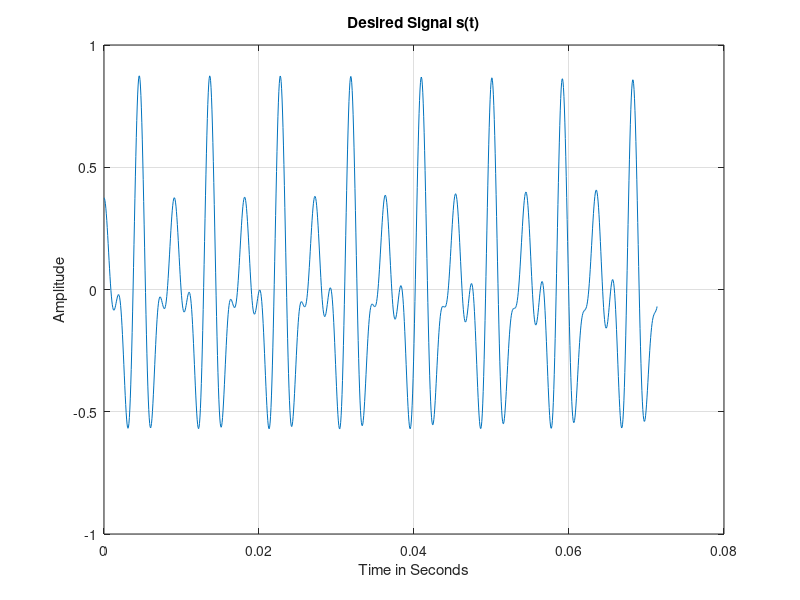
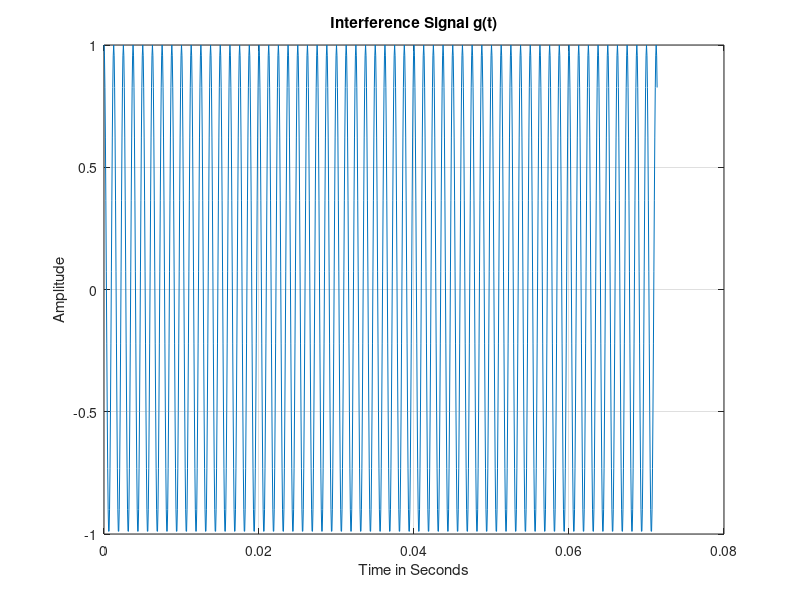
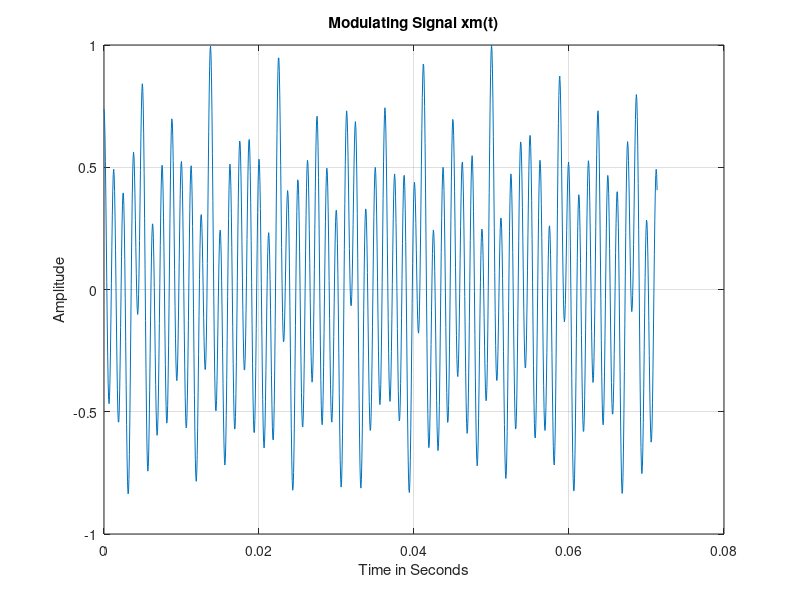
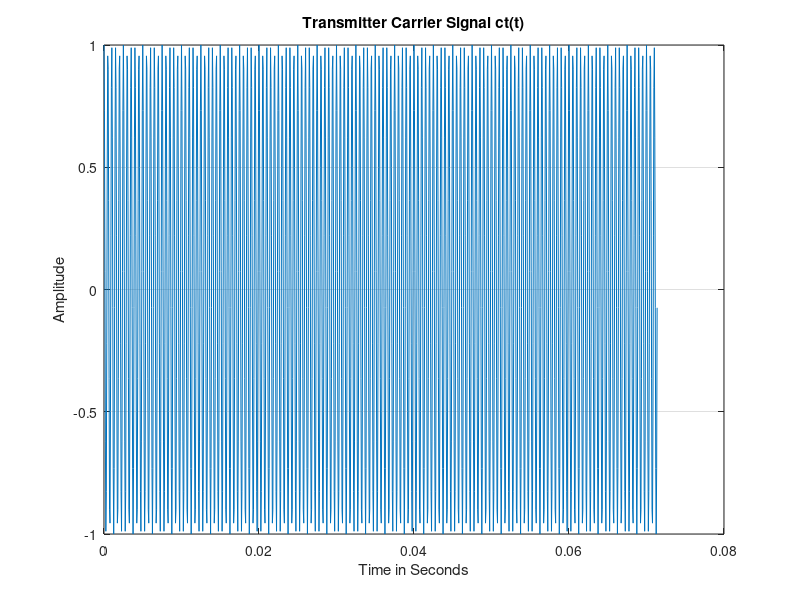

MATLAB code to generate these figures, in order:
%inel4301s000gp00t0hw01 
%Inel 4301 - Communication Theory I 
%MATLAB CLASS ASSIGNAMENT 01(MCA01) 
%Double Sideband Suppressed Carrier Systems 
%Prof. Domingo Antonio Rodríguez 
% 
%% 
%%PARAMETER SETTINGS****************************** 
%% 
clear all 
close all 
Fs=16800;           %Sampling frequency 
Ts=1/Fs;            %Sampling time or temporal resolution 
f1=220;             %First frequency component (A3) of s(t) 
f2=329;             %Second frequency component (E4) of s(t) 
f3=440;             %Third frequency component of (A4) s(t) 
fc=2000;            %Frequency of carrier signal > 2*fm 
fm=500;             %Bandwidth of desired signal s(t) 
Ns=1200;             %Number of samples of s(t) 
Tw=Ns*Ts;           %Time observation window for s(t) 
t=0:Ts:Tw-Ts;       %Time axis for desired signal s(t)  
%% 
%%TRANSMITTER SYSTEM****************************** 
%% 
s=(3*cos(2*pi*f1*t)-2*cos(2*pi*f2*t)+2*cos(2*pi*f3*t))/8; 
g=1*cos(2*pi*800*t);    %Interference signal g(t) 
max_sg=max(s+g);        %Absolute value of signal s(t)+g(t) 
xm=(s+g)/max_sg;        %Normalized Modulating signal xm(t)         
ct=cos(2*pi*fc*t);      %Transmitter carrier signal ct(t) 
xc=xm.*ct;              %Modulated signal xc(t) 
%% 
%%Transmitter's Band-Pass Filter Design 
%% 
fu=fc+fm;           %Upper cut-off frequency 
fl=fc-fm;           %Lower cut-off frequency 
wu=(2*fu)/Fs;       %Normalized upper frequency       
wl=(2*fl)/Fs;       %Normalized lower frequency 
wb=[wl wu];         %Bandwidth of band-pass filter 
Mb=101;             %Order of band-pass filter 
thB=0:Ts:Mb*Ts-Ts;  %Time axis of impulse response signal hB(t) 
hB=fir1(Mb-1,wb,'bandpass');    %Filter design function 
yci=conv(xc,hB);        %Discrete-time convolution operation 
lyci=length(yci);       %Length of yci=Ns+Mb-1; 
tyci=0:Ts:(lyci-1)*Ts;  %Time axis of signal yci(t) 
%% 
%% COMMUNICATION CHANNEL************************** 
%%
nn=randn(lyci,1);           %AWGN with mean=0 and variance=1.

n=(1/1000)*transpose(nn);   %Attenuated noise signal n(t) 
yco=yci+0*n; 
%% 
%% RECEIVER SYSTEM******************************** 
%% 
cr=cos(2*pi*fc*tyci); 
yd=2*yco.*cr;       %Demodulated signal 
% 
%Low-Pass Filter Design*************************** 
% 
Wn=2*fm/Fs;         %Normalized cut-off frequency 
M=091;              %Order of the impulse response signal hL(t) 
thL=0:Ts:M*Ts-Ts;   %Time axis to plot impulse response signal 
hL=fir1(M-1,Wn);    %Impulse response signal 
% 
%Signal Filtering at the Receiver***************** 
% 
tr=0:Ts:(lyci+M-1)*Ts-Ts;   %Time axis for received signal 
xr=conv(yd,hL);             %Convolution operation for filtering 
Af=1;                       %Signal amplification factor 
xr=Af*xr; 
%% 
%%SIGNALS SPECTRA********************************** 
%% 
fres_s=1/(length(s)*Ts); 
faxis_s=-(Fs/2):fres_s:(Fs/2)-fres_s; 
Fss=fft(s); 
sFss=fftshift(Fss); 
asFss=abs(sFss); 
% 
fres_g=1/(length(g)*Ts); 
faxis_g=-(Fs/2):fres_g:(Fs/2)-fres_g; 
Fg=fft(g); 
sFg=fftshift(Fg); 
asFg=abs(sFg); 
% 
fres_xm=1/(length(xm)*Ts); 
faxis_xm=-(Fs/2):fres_xm:(Fs/2)-fres_xm; 
Fxm=fft(xm); 
sFxm=fftshift(Fxm); 
asFxm=abs(sFxm); 
% 
fres_ct=1/(length(ct)*Ts); 
faxis_ct=-(Fs/2):fres_ct:(Fs/2)-fres_ct; 
Fct=fft(ct); 
sFct=fftshift(Fct); 
asFct=abs(sFct); 
% 
fres_xc=1/(length(xc)*Ts); 

faxis_xc=-(Fs/2):fres_xc:(Fs/2)-fres_xc; 
Fxc=fft(xc); 
sFxc=fftshift(Fxc); 
asFxc=abs(sFxc); 
% 
fres_hB=1/(length(hB)*Ts); 
faxis_hB=-(Fs/2):fres_hB:(Fs/2)-fres_hB; 
FhB=fft(hB); 
sFhB=fftshift(FhB); 
asFhB=abs(sFhB); 
% 
fres_yci=1/(length(yci)*Ts); 
faxis_yci=-(Fs/2):fres_yci:(Fs/2)-fres_yci; 
Fyci=fft(yci); 
sFyci=fftshift(Fyci); 
asFyci=abs(sFyci); 
% 
fres_n=1/(length(n)*Ts); 
faxis_n=-(Fs/2):fres_n:(Fs/2)-fres_n; 
Fn=fft(n); 
sFn=fftshift(Fn); 
asFn=abs(sFn); 
% 
fres_yco=1/(length(yco)*Ts); 
faxis_yco=-(Fs/2):fres_yco:(Fs/2)-fres_yco; 
Fyco=fft(yco); 
sFyco=fftshift(Fyco); 
asFyco=abs(sFyco); 
% 
fres_cr=1/(length(cr)*Ts); 
faxis_cr=-(Fs/2):fres_cr:(Fs/2)-fres_cr; 
Fcr=fft(cr); 
sFcr=fftshift(Fcr); 
asFcr=abs(sFcr); 
% 
fres_yd=1/(length(yd)*Ts); 
faxis_yd=-(Fs/2):fres_yd:(Fs/2)-fres_yd; 
Fyd=fft(yd); 
sFyd=fftshift(Fyd); 
asFyd=abs(sFyd); 
% 
fres_hL=1/(length(hL)*Ts); 
faxis_hL=-(Fs/2):fres_hL:(Fs/2)-fres_hL; 
FhL=fft(hL); 
sFhL=fftshift(FhL); 
asFhL=abs(sFhL); 
% 
fres_xr=1/(length(xr)*Ts); 
faxis_xr=-(Fs/2):fres_xr:(Fs/2)-fres_xr;

Fxr=fft(xr); 
sFxr=fftshift(Fxr); 
asFxr=abs(sFxr); 
% 
%% 
%%PLOTS******************************************* 
%% 
% 
figure 
plot(t,s)               
grid 
xlabel('Time in Seconds') 
ylabel('Amplitude') 
title('Desired Signal s(t)') 
% 
figure 
plot(t,g)               
grid 
xlabel('Time in Seconds') 
ylabel('Amplitude') 
title('Interference Signal g(t)') 
% 
figure 
plot(t,xm)               
grid 
xlabel('Time in Seconds') 
ylabel('Amplitude') 
title('Modulating Signal xm(t)') 
% 
figure 
plot(t,ct) 
grid 
xlabel('Time in Seconds') 
ylabel('Amplitude') 
title('Transmitter Carrier Signal ct(t)') 
% 
figure 
plot(t,xc) 
grid 
xlabel('Time in Seconds') 
ylabel('Amplitude') 
title('Modulated Signal xc(t)') 
% 
figure 
plot(thB,hB,thB,hB,'o') 
grid 
xlabel('Time in Seconds') 
ylabel('Amplitude') 
title('Impulse Response Signal hB(t)')

% 
figure 
plot(tyci,yci) 
grid 
xlabel('Time in Seconds') 
ylabel('Amplitude') 
title('Channel Input Signal yci(t)') 
% 
figure 
plot(tyci,n) 
grid 
xlabel('Time in Seconds') 
ylabel('Amplitude') 
title('Channel Noise Signal n(t)') 
% 
figure 
plot(tyci,yco) 
grid 
xlabel('Time in Seconds') 
ylabel('Amplitude') 
title('Channel Output Signal yco(t)') 
% 
figure 
plot(tyci,cr) 
grid 
xlabel('Time in Seconds') 
ylabel('Amplitude') 
title('Receiver Carrier Signal cr(t)') 
% 
figure 
plot(tyci,yd) 
grid 
xlabel('Time in Seconds') 
ylabel('Amplitude') 
title('Demodulated Signal yd(t)') 
% 
figure 
plot(thL,hL,thL,hL,'o') 
grid 
xlabel('Time in Seconds') 
ylabel('Amplitude') 
title('Impulse Response Signal hL(t)') 
% 
figure 
plot(tr,xr) 
grid 
xlabel('Time in Seconds') 
ylabel('Amplitude') 
title('Receiver Output Signal Signal xr')

% 
figure 
plot(tr,xr) 
grid 
xlabel('Time in Seconds') 
ylabel('Amplitude') 
title('Signals s(t) vs. xr(t)') 
hold on 
plot(t,s) 
hold off 
% 
figure 
plot(faxis_s,asFss) 
grid 
xlabel('Frequency in Hertz') 
ylabel('Magnitude') 
title('Spectrum of Desired Signal s(t)') 
% 
figure 
plot(faxis_g,asFg) 
grid 
xlabel('Frequency in Hertz') 
ylabel('Magnitude') 
title('Spectrum of Interference Signa g(t)') 
% 
figure 
plot(faxis_xm,asFxm) 
grid 
xlabel('Frequency in Hertz') 
ylabel('Magnitude') 
title('Spectrum of Modulating Signal xm(t)') 
% 
figure 
plot(faxis_ct,asFct) 
grid 
xlabel('Frequency in Hertz') 
ylabel('Magnitude') 
title('Spectrum of Carrier Signal ct(t)') 
% 
figure 
plot(faxis_xc,asFxc) 
grid 
xlabel('Frequency in Hertz') 
ylabel('Magnitude') 
title('Spectrum of Modulated Signal xc(t)') 
% 
figure 
plot(faxis_hB,asFhB,faxis_hB,asFhB,'o') 
grid 

xlabel('Frequency in Hertz') 
ylabel('Magnitude') 
title('Spectrum of Band-Pass Filter Signal hB(t)') 
% 
figure 
plot(faxis_yci,asFyci) 
grid 
xlabel('Frequency in Hertz') 
ylabel('Magnitude') 
title('Spectrum of Channel Input Signal yci(t)') 
% 
figure 
plot(faxis_n,asFn) 
grid 
xlabel('Frequency in Hertz') 
ylabel('Magnitude') 
title('Spectrum of AWGN Signal n(t)') 
% 
figure 
plot(faxis_yco,asFyco) 
grid 
xlabel('Frequency in Hertz') 
ylabel('Magnitude') 
title('Spectrum of Channel Output Signal yco(t)') 
% 
figure 
plot(faxis_cr,asFcr) 
grid 
xlabel('Frequency in Hertz') 
ylabel('Magnitude') 
title('Spectrum of Receiver Carrier cr(t)') 
% 
figure 
plot(faxis_yd,asFyd) 
grid 
xlabel('Frequency in Hertz') 
ylabel('Magnitude') 
title('Spectrum of Demodulated Signal yd(t)') 
% 
figure 
plot(faxis_hL,asFhL,faxis_hL,asFhL,'o') 
grid 
xlabel('Frequency in Hertz') 
ylabel('Magnitude') 
title('Spectrum of Low-Pass Filter Signal hL(t)') 
% 
figure 
plot(faxis_xr,asFxr) 
grid 

xlabel('Frequency in Hertz') 
ylabel('Magnitude') 
title('Spectrum of Receiver Output Signal xr(t)') 
% 
figure 
plot(faxis_xr,asFxr) 
grid 
xlabel('Frequency in Hertz') 
ylabel('Magnitude') 
title('Spectra of Signals s(t) vs. xr(t)') 
hold on 
plot(faxis_s,asFss) 
hold off 
% 
sound(s,Fs) 
pause(2) 
sound(xm,Fs) 
pause(2) 
sound(xr,Fs) 
% 
clc 
disp('******************************') 
disp('Simulation ended succesfully') 
disp('******************************') 